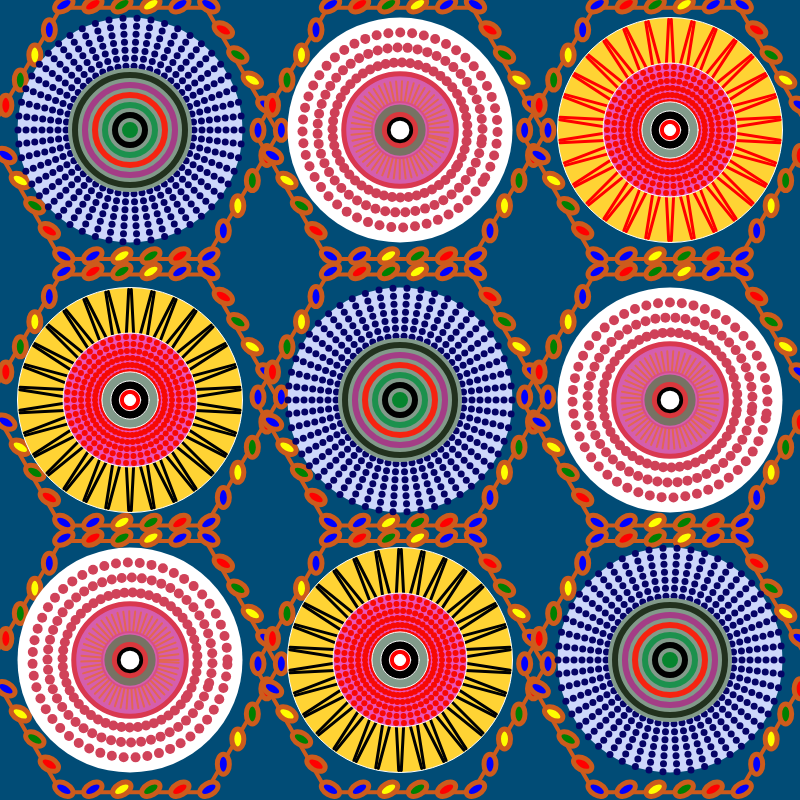
Frame 1 (no input)
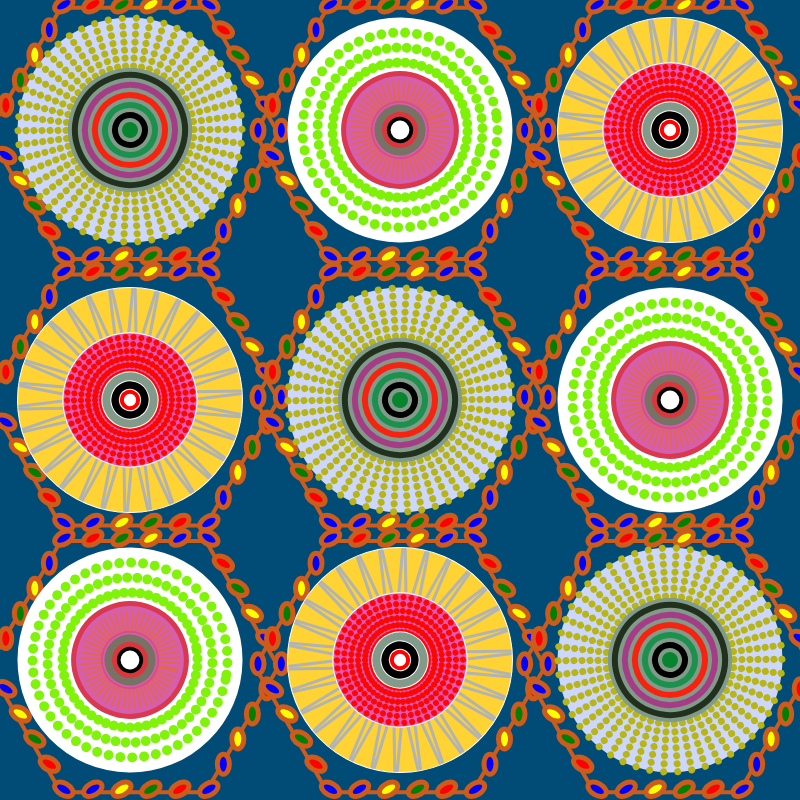
Frame 60 (no input)
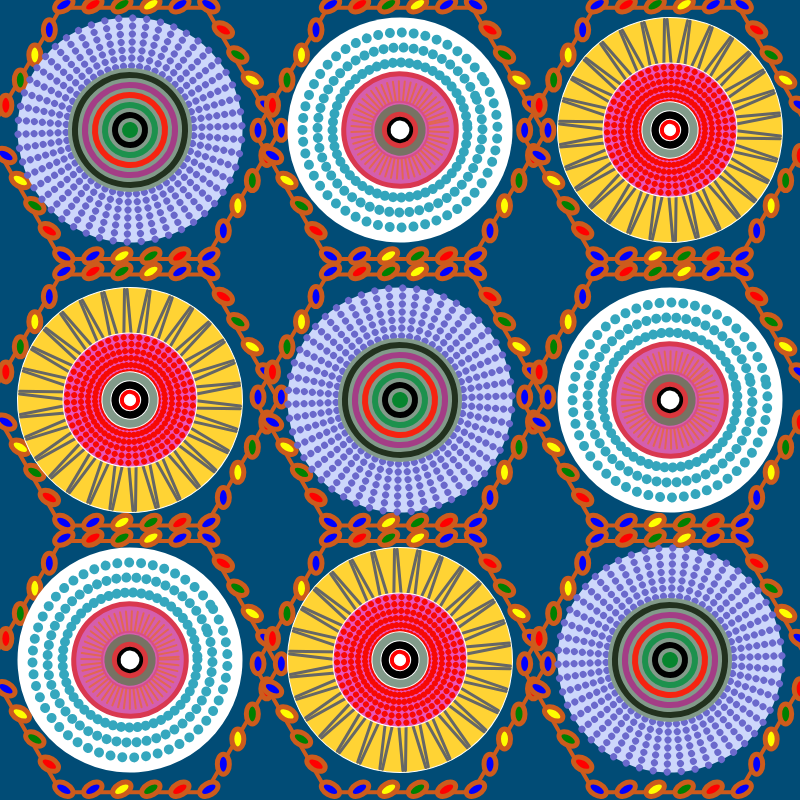
Frame 120 (the mouse pressed at the canvas centre since frame 60)

The p5.js sketch that drew these frames (run headless with seeded random() and noise() and a simulated clock; from frame 60 on, the mouse is pressed at the canvas centre):

// p5.js sketch
// ── sketch.js
let circles = [];
let hexagonRadius = 145;

// Define size for easy modification
let circleSize = 225;
let ang = 0; // The rotation angle
// 颜色
let c1 = [4, 2, 101];
let c2 = [206, 64, 87];
let c3 = [255, 0, 0];

function setup() {
  createCanvas(800, 800);

  // Each circle object now has a 'pattern' property to determine which function should be used
  circles.push({ cx: 130, cy: 130, size: circleSize, pattern: "smallCircles" });
  circles.push({
    cx: 400,
    cy: 130,
    size: circleSize,
    pattern: "defaultPattern",
  });
  circles.push({ cx: 670, cy: 130, size: circleSize, pattern: "ZigCircle" });
  circles.push({ cx: 130, cy: 400, size: circleSize, pattern: "ZigCircle" });
  circles.push({ cx: 400, cy: 400, size: circleSize, pattern: "smallCircles" });
  circles.push({
    cx: 670,
    cy: 400,
    size: circleSize,
    pattern: "defaultPattern",
  });
  circles.push({ cx: 670, cy: 660, size: circleSize, pattern: "smallCircles" });
  circles.push({ cx: 400, cy: 660, size: circleSize, pattern: "ZigCircle" });
  circles.push({
    cx: 130,
    cy: 660,
    size: circleSize,
    pattern: "defaultPattern",
  });
}

function draw() {
  background(1, 76, 118);

  let cellSize = width / 3; // Determine the size of each cell in the grid

  for (let row = 0; row < 3; row++) {
    for (let col = 0; col < 3; col++) {
      let offsetX = col * cellSize; // Horizontal offset for current cell
      let offsetY = row * cellSize; // Vertical offset for current cell
      let cx = offsetX + cellSize / 2;
      let cy = offsetY + cellSize / 2;

      // Draw hexagon pattern
      drawHexagonPattern(cx, cy);
    }
  }

  for (let circle of circles) {
    // Apply the correct pattern based on the 'pattern' property
    switch (circle.pattern) {
      case "smallCircles":
        drawSmallCircles(circle.cx, circle.cy, circle.size);
        break;
      case "defaultPattern":
        drawCirclePattern(circle.cx, circle.cy, circle.size);
        break;
      case "ZigCircle":
        drawZigCircle(circle.cx, circle.cy, circle.size);
        break;
      // Add more cases here for additional patterns
    }
  }

  // Add an rotation
  ang += 0.1;
}

function drawHexagonPattern(cx, cy) {
  push();
  // Draw the hexagon and the circles on its sides
  let sides = 6;
  let circlePerSide = 5;
  let colors = ["blue", "red", "green", "yellow"];

  beginShape();
  for (let i = 0; i < 6; i++) {
    let angle = (TWO_PI / 6) * i;
    let x = cx + cos(angle) * hexagonRadius;
    let y = cy + sin(angle) * hexagonRadius;
    noFill();
    stroke(205, 91, 28);
    strokeWeight(4);
    vertex(x, y);
  }
  endShape(CLOSE);

  for (let i = 0; i < sides; i++) {
    let angle = (TWO_PI / sides) * i;
    let x = cx + cos(angle) * hexagonRadius;
    let y = cy + sin(angle) * hexagonRadius;
    for (let j = 0; j < circlePerSide; j++) {
      let angle2 = (TWO_PI / sides) * (i + 1);
      let x2 = cx + cos(angle2) * hexagonRadius;
      let y2 = cy + sin(angle2) * hexagonRadius;
      let vx = (x2 - x) * (j / circlePerSide);
      let vy = (y2 - y) * (j / circlePerSide);
      stroke(205, 91, 28);
      strokeWeight(5);
      fill(1, 76, 118);
      push();
      translate(x + vx + 3, y + vy - 3);
      rotate(angle);
      fill(colors[j % colors.length]);
      ellipse(0, 0, 12, 20);
      pop();
    }
  }
  pop();
}

function drawSmallCircles(cx, cy, size) {
  push();

  let cx2 = cx;
  let cy2 = cy;
  translate(cx2, cy2);
  rotate(ang);
  cx = 0;
  cy = 0;

  let numSmallCircles = 50;

  // Drawing small circles within the big circle
  let angleIncrement = 360 / numSmallCircles;
  let radii = [size / 2, 60, 50, 40, 30, 20, 10];
  let colors = [
    [205, 215, 251],
    [34, 49, 30],
    [164, 61, 134],
    [246, 35, 16],
    [28, 145, 77],
    [0, 0, 0],
    [6, 133, 46],
  ];

  push();
  fill(colors[0]);
  noStroke();
  ellipse(cx, cy, radii[0] * 2);
  pop();

  for (let r = 0; r < size / 2; r += 8) {
    for (let j = 0; j < numSmallCircles; j++) {
      let angle = radians(j * angleIncrement);
      let x = cx + cos(angle) * r;
      let y = cy + sin(angle) * r;
      push();
      fill(c1[0], c1[1], c1[2]);
      noStroke();
      ellipse(x, y, 7);
      pop();
    }
  }

  // Change the color
  c1[0] = (c1[0] + 1) % 256;
  c1[1] = (c1[1] + 1) % 256;
  c1[2] = (c1[2] + 1) % 256;

  for (let i = 1; i < radii.length; i++) {
    push();
    fill(colors[i]);
    stroke(130, 154, 138);
    strokeWeight(4);
    ellipse(cx, cy, radii[i] * 2);
    pop();
  }

  pop();
}

function drawCirclePattern(cx, cy, size) {
  push();
  let cx2 = cx;
  let cy2 = cy;
  translate(cx2, cy2);
  rotate(ang);
  cx = 0;
  cy = 0;

  noStroke();
  fill(255);
  ellipse(cx, cy, size, size);

  fill(c2[0], c2[1], c2[2]);
  for (let j = 0; j < 5; j++) {
    let ps = circlePoints({ x: cx, y: cy }, size - (j + 1) * 30);
    for (let i = 0; i < ps.length; i++) {
      ellipse(ps[i].x, ps[i].y, 10, 10);
    }
  }

  // Change the color
  c2[0] = (c2[0] + 1) % 256;
  c2[1] = (c2[1] + 1) % 256;
  c2[2] = (c2[2] + 1) % 256;

  fill(213, 94, 173);
  stroke(217, 56, 79);
  strokeWeight(5);
  ellipse(cx, cy, size / 2);
  strokeWeight(2);
  stroke(227, 102, 82);
  let ps = circlePoints({ x: cx, y: cy }, size / 2 - 15);
  for (let i = 0; i < ps.length; i++) {
    line(ps[i].x, ps[i].y, cx, cy);
  }

  stroke(216, 77, 135);
  ellipse(cx, cy, size / 4);
  noStroke();
  fill(119, 114, 99);
  ellipse(cx, cy, size / 4 - 5);
  fill(218, 55, 61);
  ellipse(cx, cy, size / 4 - 20);
  fill(0);
  ellipse(cx, cy, size / 4 - 30);
  fill(89, 156, 83);
  ellipse(cx, cy, size / 4 - 45);
  fill(255);
  ellipse(cx, cy, size / 4 - 75);

  pop();
}

function circlePoints(center, diameter) {
  let points = [];
  let radius = diameter / 2;
  let x, y, angle;
  let s = random(0, 45);
  for (let i = s; i <= 360 + s; i += 7) {
    angle = radians(i);
    x = center.x + radius * cos(angle);
    y = center.y + radius * sin(angle);
    points.push({ x, y });
  }
  return points;
}

function drawZigCircle(cx, cy, size) {
  push();

  let cx2 = cx;
  let cy2 = cy;
  translate(cx2, cy2);
  rotate(ang);
  cx = 0;
  cy = 0;

  // Yellow circle in the background
  fill(255, 211, 52); // Set the fill color to yellow
  stroke(255, 255, 255); // No border for the circle
  ellipse(cx, cy, size);

  // Radiating zigzag lines on top of the yellow circle
  drawRadialZigzag(cx, cy, 10, 30, 73, -1); // Inner zigzag
  drawRadialZigzag(cx, cy, 10, 30, 73, 1); // Outer zigzag

  // 变色
  c3[0] = (c3[0] + 1) % 256;
  c3[1] = (c3[1] + 1) % 256;
  c3[2] = (c3[2] + 1) % 256;

  // Pink circle with pattern inside
  fill(234, 84, 184); // Set the fill color to pink
  ellipse(cx, cy, size * 0.595);

  // Draw small red circles
  drawRedCircles(cx, cy, size * 0.3, 50);

  // Green outer circle
  fill(130, 154, 138);
  ellipse(cx, cy, size * 0.25);

  // Black outer circle
  fill(0);
  ellipse(cx, cy, size * 0.17);

  // Red middle circle
  fill(255, 0, 0);
  ellipse(cx, cy, size * 0.095);

  // White center circle
  fill(255);
  ellipse(cx, cy, size * 0.05);

  pop();
}

function drawRadialZigzag(cx, cy, radius, segments, zigzagLength, direction) {
  push();
  stroke(c3[0], c3[1], c3[2]); // Red color for zigzag
  strokeWeight(3);
  let angleIncrement = TWO_PI / segments;

  for (let angle = 0; angle < TWO_PI; angle += angleIncrement) {
    let xStart = cx + radius * cos(angle);
    let yStart = cy + radius * sin(angle);
    let xEnd = cx + (radius + zigzagLength) * cos(angle);
    let yEnd = cy + (radius + zigzagLength) * sin(angle);
    if (int(angle / angleIncrement) % 2 == 0) {
      xEnd += direction * zigzagLength * cos(angle + HALF_PI);
      yEnd += direction * zigzagLength * sin(angle + HALF_PI);
    } else {
      xEnd -= direction * zigzagLength * cos(angle + HALF_PI);
      yEnd -= direction * zigzagLength * sin(angle + HALF_PI);
    }
    line(xStart, yStart, xEnd, yEnd);
  }
  pop();
}

function drawRedCircles(centerX, centerY, bigCircleRadius, numSmallCircles) {
  let angleIncrement = 360 / numSmallCircles;
  for (let r = 0; r < bigCircleRadius; r += 7) {
    for (let i = 0; i < numSmallCircles; i++) {
      let angle = radians(i * angleIncrement);
      let x = centerX + cos(angle) * r;
      let y = centerY + sin(angle) * r;
      push();
      fill(247, 10, 4); // Red fill for small dots
      noStroke(); // No border for the small dots
      ellipse(x, y, 6);
      pop();
    }
  }
}
